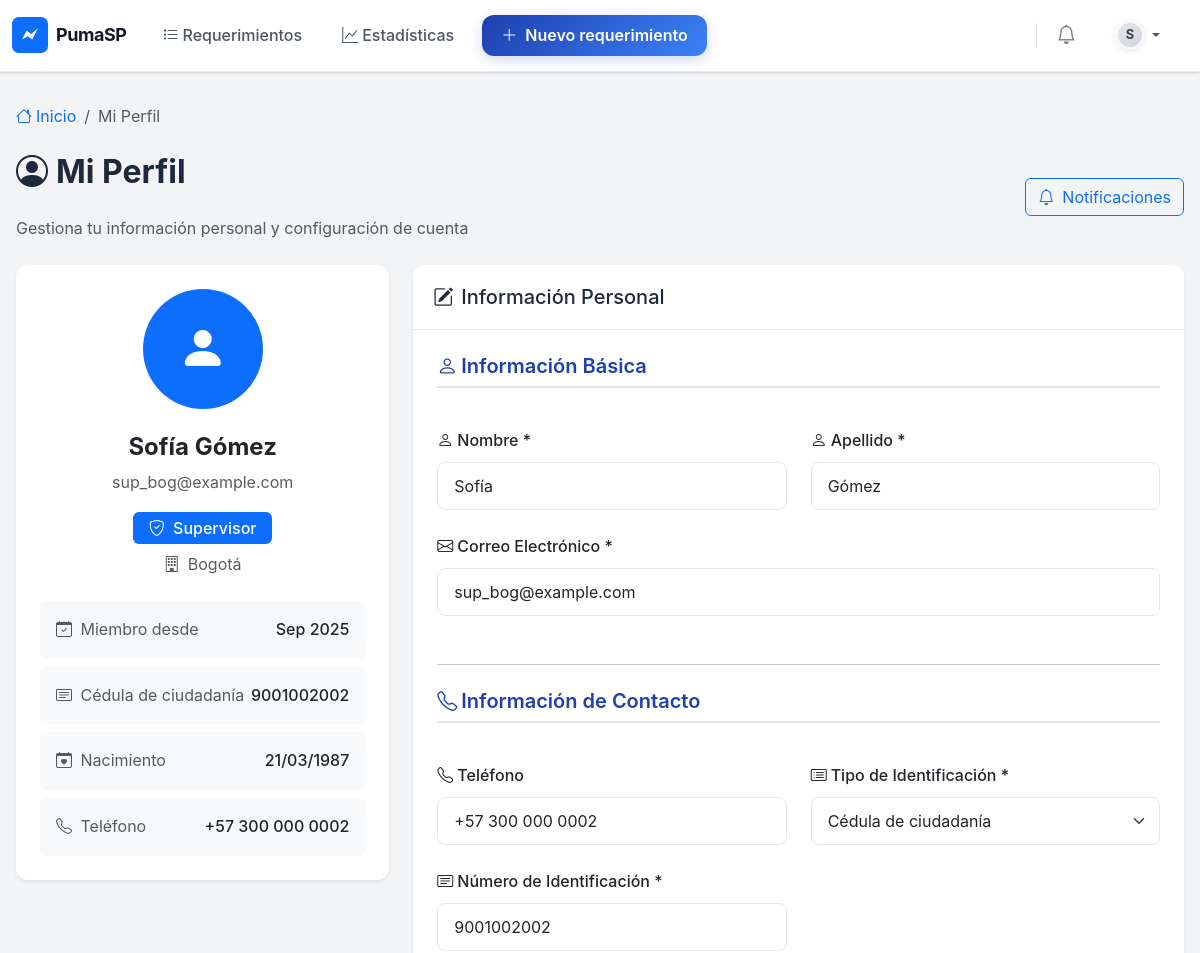
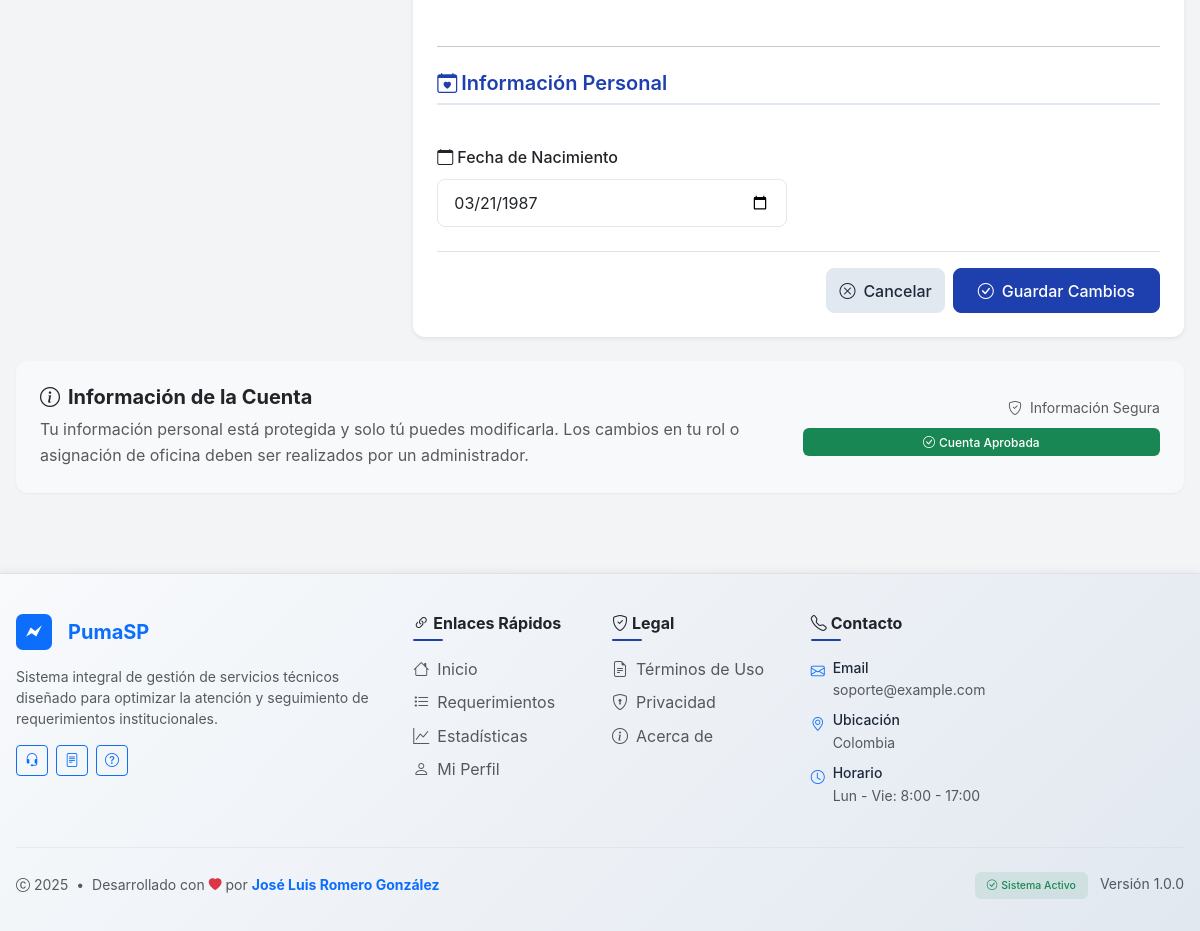
The app's page /accounts/profile/ (signed in) with its own data (2 pictures, top to bottom).
### accounts/models.py (models this page shows, shortened)
class CustomUser(AbstractUser):
	approved = models.BooleanField(default=False, help_text=_('Aprobado por Jefe'))
	role = models.CharField(max_length=16, choices=Roles.choices, default=Roles.UNASSIGNED)
	office = models.ForeignKey('oficinas.Office', null=True, blank=True, on_delete=models.SET_NULL, related_name='users')
	class IdentificationType(models.TextChoices):
		CC = 'CC', _('Cédula de ciudadanía')
		CE = 'CE', _('Cédula de extranjería')
		TI = 'TI', _('Tarjeta de identidad')
		PAS = 'PAS', _('Pasaporte')
		NIT = 'NIT', _('NIT')
		PEP = 'PEP', _('Permiso especial de permanencia')
	id_type = models.CharField(
		max_length=5,
		choices=IdentificationType.choices,
		null=True,
		blank=True,
		verbose_name=_('Tipo de identificación'),
	)
	id_number = models.CharField(
		max_length=32,
		null=True,
		blank=True,
		unique=True,
		verbose_name=_('Número de identificación'),
	)
	birth_date = models.DateField(null=True, blank=True, verbose_name=_('Fecha de nacimiento'))
	phone = models.CharField(max_length=20, null=True, blank=True, verbose_name=_('Teléfono'))
	@property
	def is_jefe(self):
		return self.role == Roles.JEFE
	@property
	def is_tecnico(self):
		return self.role == Roles.TECNICO

### oficinas/models.py (models this page shows, shortened)
class Office(models.Model):
	name = models.CharField(max_length=120, unique=True)
	description = models.TextField(blank=True)
	supervisor = models.ForeignKey('accounts.CustomUser', null=True, blank=True, on_delete=models.SET_NULL, related_name='supervisa_oficina')

### accounts/views.py (the view)
# urls.py: path('profile/', views.profile, name='profile'),
@login_required
def profile(request):
	if request.method == 'POST':
		form = ProfileForm(request.POST, instance=request.user)
		if form.is_valid():
			form.save()
			messages.success(request, 'Tu perfil ha sido actualizado exitosamente.')
			return redirect('profile')
	else:
		form = ProfileForm(instance=request.user)
	return render(request, 'accounts/profile.html', {
		'form': form,
		'user': request.user
	})

### accounts/views.py (shortened to what this page needs)
class ProfileForm(forms.ModelForm):
	class Meta:
		model = CustomUser
		fields = ['first_name', 'last_name', 'email', 'phone', 'id_type', 'id_number', 'birth_date']
		widgets = {
			'birth_date': forms.DateInput(attrs={'type': 'date'}),
			'first_name': forms.TextInput(attrs={'placeholder': 'Tu nombre'}),
			'last_name': forms.TextInput(attrs={'placeholder': 'Tu apellido'}),
			'email': forms.EmailInput(attrs={'placeholder': 'tu@email.com'}),
			'phone': forms.TextInput(attrs={'placeholder': 'Tu número de teléfono'}),
			'id_number': forms.TextInput(attrs={'placeholder': 'Tu número de identificación'}),
			'id_type': forms.Select(attrs={'class': 'form-select'}),
		}
		labels = {
			'first_name': 'Nombres',
			'last_name': 'Apellidos',
			'email': 'Correo electrónico',
			'phone': 'Teléfono',
			'id_type': 'Tipo de identificación',
			'id_number': 'Número de identificación',
			'birth_date': 'Fecha de nacimiento',
		}

### gestor_servicios/context_processors.py (called while the page is built)
def brand(request):
    return {
        'BRAND_NAME': getattr(settings, 'APP_BRAND_NAME', 'PumaSP'),
        'BRAND_TAGLINE': getattr(settings, 'APP_BRAND_TAGLINE', ''),
        'BRAND_LOGO': getattr(settings, 'APP_BRAND_LOGO', 'favicon.svg'),
    'FOOTER_CONTACT_EMAIL': getattr(settings, 'APP_CONTACT_EMAIL', 'soporte@example.com'),
    'FOOTER_CONTACT_LOCATION': getattr(settings, 'APP_CONTACT_LOCATION', 'Colombia'),
    }

### templates/accounts/profile.html (shortened to what this page needs)
{% extends 'base.html' %}
{% block content %}
<nav aria-label="breadcrumb" class="mb-4">
  <ol class="breadcrumb">
    <li class="breadcrumb-item">
      <a href="/" class="text-decoration-none">
        <i class="bi bi-house me-1"></i>Inicio
      </a>
    </li>
    <li class="breadcrumb-item active" aria-current="page">Mi Perfil</li>
  </ol>
</nav>
<div class="d-flex justify-content-between align-items-center mb-4">
  <div>
    <h1 class="page-title">
      <i class="bi bi-person-circle me-2"></i>Mi Perfil
    </h1>
    <p class="text-muted mb-0">Gestiona tu información personal y configuración de cuenta</p>
  </div>
  <div class="d-flex gap-2">
    <a href="/accounts/notifications/" class="btn btn-outline-primary">
      <i class="bi bi-bell me-2"></i>Notificaciones
    </a>
  </div>
</div>
<div class="row g-4">
  <div class="col-lg-4">
    <div class="card shadow-sm border-0 sticky-top" style="top: 2rem;">
      <div class="card-body text-center p-4">
        <div class="mb-4">
          <div class="rounded-circle bg-primary d-inline-flex align-items-center justify-content-center"
               style="width: 120px; height: 120px;">
            <i class="bi bi-person-fill text-white" style="font-size: 3rem;"></i>
          </div>
        </div>
  <h4 class="fw-bold mb-2">{{ user.get_full_name|default:'Sin nombre' }}</h4>
  <p class="text-muted mb-3" title="@{{ user.username }}">{{ user.email }}</p>
        <div class="mb-4">
          <span class="badge bg-primary fs-6 px-3 py-2 mb-2">
            <i class="bi bi-shield-check me-1"></i>
            {{ user.get_role_display }}
          </span>
          {% if user.office %}
            <div class="d-flex align-items-center justify-content-center text-muted">
              <i class="bi bi-building me-2"></i>
              <span>{{ user.office.name }}</span>
            </div>
          {% endif %}
        </div>
        <div class="row g-2">
          <div class="col-12">
            <div class="bg-light rounded p-3">
              <div class="d-flex justify-content-between align-items-center">
                <span class="text-muted">
                  <i class="bi bi-calendar-check me-1"></i>
                  Miembro desde
                </span>
                <span class="fw-medium">{{ user.date_joined|date:"M Y" }}</span>
              </div>
            </div>
          </div>
          {% if user.id_type and user.id_number %}
            <div class="col-12">
              <div class="bg-light rounded p-3">
                <div class="d-flex justify-content-between align-items-center">
                  <span class="text-muted">
                    <i class="bi bi-card-text me-1"></i>
                    {{ user.get_id_type_display }}
                  </span>
                  <span class="fw-medium">{{ user.id_number }}</span>
                </div>
              </div>
            </div>
          {% endif %}
          {% if user.birth_date %}
            <div class="col-12">
              <div class="bg-light rounded p-3">
                <div class="d-flex justify-content-between align-items-center">
                  <span class="text-muted">
                    <i class="bi bi-calendar-heart me-1"></i>
                    Nacimiento
                  </span>
                  <span class="fw-medium">{{ user.birth_date|date:"d/m/Y" }}</span>
                </div>
              </div>
            </div>
          {% endif %}
          {% if user.phone %}
            <div class="col-12">
              <div class="bg-light rounded p-3">
                <div class="d-flex justify-content-between align-items-center">
                  <span class="text-muted">
                    <i class="bi bi-telephone me-1"></i>
                    Teléfono
                  </span>
                  <span class="fw-medium">{{ user.phone }}</span>
                </div>
              </div>
            </div>
          {% endif %}
        </div>
      </div>
    </div>
  </div>
  <div class="col-lg-8">
    <div class="card shadow-sm border-0">
      <div class="card-header">
        <h5 class="mb-0">
          <i class="bi bi-pencil-square me-2"></i>Información Personal
        </h5>
      </div>
      <div class="card-body p-4">
        <form method="post" class="needs-validation" novalidate>
          <div class="row g-4">
            <div class="col-12">
              <h6 class="section-title">
                <i class="bi bi-person me-1"></i>Información Básica
              </h6>
            </div>
            <div class="col-md-6">
              <label for="{{ form.first_name.id_for_label }}" class="form-label fw-medium">
                <i class="bi bi-person me-1"></i>Nombre *
              </label>
              <input type="text"
                     name="first_name"
                     class="form-control"
                     id="{{ form.first_name.id_for_label }}"
                     placeholder="Tu nombre"
                     value="{{ form.first_name.value|default:'' }}"
                     required>
            </div>
            <div class="col-md-6">
              <label for="{{ form.last_name.id_for_label }}" class="form-label fw-medium">
                <i class="bi bi-person me-1"></i>Apellido *
              </label>
              <input type="text"
                     name="last_name"
                     class="form-control"
                     id="{{ form.last_name.id_for_label }}"
                     placeholder="Tu apellido"
                     value="{{ form.last_name.value|default:'' }}"
                     required>
            </div>
            <div class="col-12">
              <label for="{{ form.email.id_for_label }}" class="form-label fw-medium">
                <i class="bi bi-envelope me-1"></i>Correo Electrónico *
              </label>
              <input type="email"
                     name="email"
                     class="form-control"
                     id="{{ form.email.id_for_label }}"
                     placeholder="tu@email.com"
                     value="{{ form.email.value|default:'' }}"
                     required>
            </div>
            <div class="col-12">
              <hr class="my-4">
              <h6 class="section-title">
                <i class="bi bi-telephone me-1"></i>Información de Contacto
              </h6>
            </div>
            <div class="col-md-6">
              <label for="{{ form.phone.id_for_label }}" class="form-label fw-medium">
                <i class="bi bi-telephone me-1"></i>Teléfono
              </label>
              <input type="tel"
                     name="phone"
                     class="form-control"
                     id="{{ form.phone.id_for_label }}"
                     placeholder="Tu número de teléfono"
                     value="{{ form.phone.value|default:'' }}">
            </div>
            <div class="col-md-6">
              <label for="{{ form.id_type.id_for_label }}" class="form-label fw-medium">
                <i class="bi bi-card-list me-1"></i>Tipo de Identificación *
              </label>
              <select name="id_type"
                      class="form-select"
                      id="{{ form.id_type.id_for_label }}"
                      required>
                {% for value, label in form.id_type.field.choices %}
                  <option value="{{ value }}" {% if form.id_type.value == value %}selected{% endif %}>
                    {{ label }}
                  </option>
                {% endfor %}
              </select>
            </div>
            <div class="col-md-6">
              <label for="{{ form.id_number.id_for_label }}" class="form-label fw-medium">
                <i class="bi bi-card-text me-1"></i>Número de Identificación *
              </label>
              <input type="text"
                     name="id_number"
                     class="form-control"
                     id="{{ form.id_number.id_for_label }}"
                     placeholder="Tu número de identificación"
                     value="{{ form.id_number.value|default:'' }}"
                     required>
            </div>
            <div class="col-12">
              <hr class="my-4">
              <h6 class="section-title">
                <i class="bi bi-calendar-heart me-1"></i>Información Personal
              </h6>
            </div>
            <div class="col-md-6">
              <label for="{{ form.birth_date.id_for_label }}" class="form-label fw-medium">
                <i class="bi bi-calendar me-1"></i>Fecha de Nacimiento
              </label>
              <input type="date"
                     name="birth_date"
                     class="form-control"
                     id="{{ form.birth_date.id_for_label }}"
                     value="{{ form.birth_date.value|date:'Y-m-d'|default:'' }}">
            </div>
          </div>
          <div class="d-flex justify-content-end gap-2 mt-4 pt-3 border-top">
            <button type="button" class="btn btn-secondary" onclick="window.history.back()">
              <i class="bi bi-x-circle me-2"></i>Cancelar
            </button>
            <button type="submit" class="btn btn-primary">
              <i class="bi bi-check-circle me-2"></i>Guardar Cambios
            </button>
          </div>
        </form>
      </div>
    </div>
  </div>
</div>
<div class="row mt-4">
  <div class="col-12">
    <div class="card border-0 bg-light">
      <div class="card-body p-4">
        <div class="row align-items-center">
          <div class="col-md-8">
            <h5 class="fw-bold mb-2">
              <i class="bi bi-info-circle me-2"></i>Información de la Cuenta
            </h5>
            <p class="text-muted mb-0">
              Tu información personal está protegida y solo tú puedes modificarla.
              Los cambios en tu rol o asignación de oficina deben ser realizados por un administrador.
            </p>
          </div>
          <div class="col-md-4 text-md-end">
            <div class="d-flex flex-column gap-2">
              <small class="text-muted">
                <i class="bi bi-shield-check me-1"></i>
                Información Segura
              </small>
              {% if user.approved %}
                <span class="badge bg-success">
                  <i class="bi bi-check-circle me-1"></i>Cuenta Aprobada
                </span>
              {% else %}
                <span class="badge bg-warning">
                  <i class="bi bi-clock me-1"></i>Pendiente Aprobación
                </span>
              {% endif %}
            </div>
          </div>
        </div>
      </div>
    </div>
  </div>
</div>
{% endblock %}

### templates/base.html (style rules this page uses)
:root { --primary-blue: #1e40af; --primary-blue-light: #3b82f6; --primary-blue-dark: #1e3a8a; --secondary-gray: #f3f4f6; --secondary-gray-dark: #e2e8f0; --accent-blue: #0ea5e9; --text-primary: #1e293b; --text-secondary: #64748b; --border-color: #e2e8f0; --success: #10b981; --warning: #f59e0b; --danger: #ef4444; --shadow-sm: 0 1px 2px 0 rgb(0 0 0 / 0.05); --shadow-md: 0 4px 6px -1px rgb(0 0 0 / 0.1), 0 2px 4px -2px rgb(0 0 0 / 0.1); --shadow-lg: 0 10px 15px -3px rgb(0 0 0 / 0.1), 0 4px 6px -4px rgb(0 0 0 / 0.1); }
html, body { font-family: -apple-system, BlinkMacSystemFont, 'Segoe UI', Roboto, 'Helvetica Neue', Arial, sans-serif; background-color: var(--secondary-gray); color: var(--text-primary); line-height: 1.6; }
.card { border: 1px solid var(--border-color); border-radius: 12px; box-shadow: var(--shadow-sm); background: white; transition: all 0.2s ease; }
.card-header { background: white; border-bottom: 1px solid var(--border-color); font-weight: 600; color: var(--text-primary); padding: 1.25rem; border-radius: 12px 12px 0 0 !important; }
.btn-primary { background-color: var(--primary-blue); border-color: var(--primary-blue); border-radius: 8px; font-weight: 500; padding: 0.6rem 1.5rem; transition: all 0.2s ease; }
.btn-secondary { background-color: var(--secondary-gray-dark); border-color: var(--secondary-gray-dark); color: var(--text-primary); border-radius: 8px; font-weight: 500; }
.form-control, .form-select { border: 1px solid var(--border-color); border-radius: 8px; padding: 0.7rem 1rem; transition: all 0.2s ease; }
.badge { font-weight: 500; padding: 0.5rem 0.75rem; border-radius: 6px; }
.page-title { font-size: 2rem; font-weight: 700; color: var(--text-primary); margin-bottom: 1.5rem; }
.section-title { font-size: 1.25rem; font-weight: 600; color: var(--text-primary); margin-bottom: 1rem; }

### templates/accounts/profile.html (style rules this page uses)
.section-title { color: var(--primary-blue); border-bottom: 2px solid var(--border-color); padding-bottom: 0.5rem; }
.sticky-top { position: sticky; }

### records on screen
CustomUser: get_full_name "Sofía Gómez", email "sup_bog@example.com", role "Supervisor", office.name "Bogotá", date_joined "Sep 2025", id_type "Cédula de ciudadanía", id_number "9001002002", birth_date "21/03/1987", phone "+57 300 000 0002", first_name "Sofía", last_name "Gómez", birth_date "03/21/1987"

### other values on screen
{{ BRAND_NAME }} "PumaSP"
{{ FOOTER_CONTACT_EMAIL }} "soporte@example.com"
{{ FOOTER_CONTACT_LOCATION }} "Colombia"
